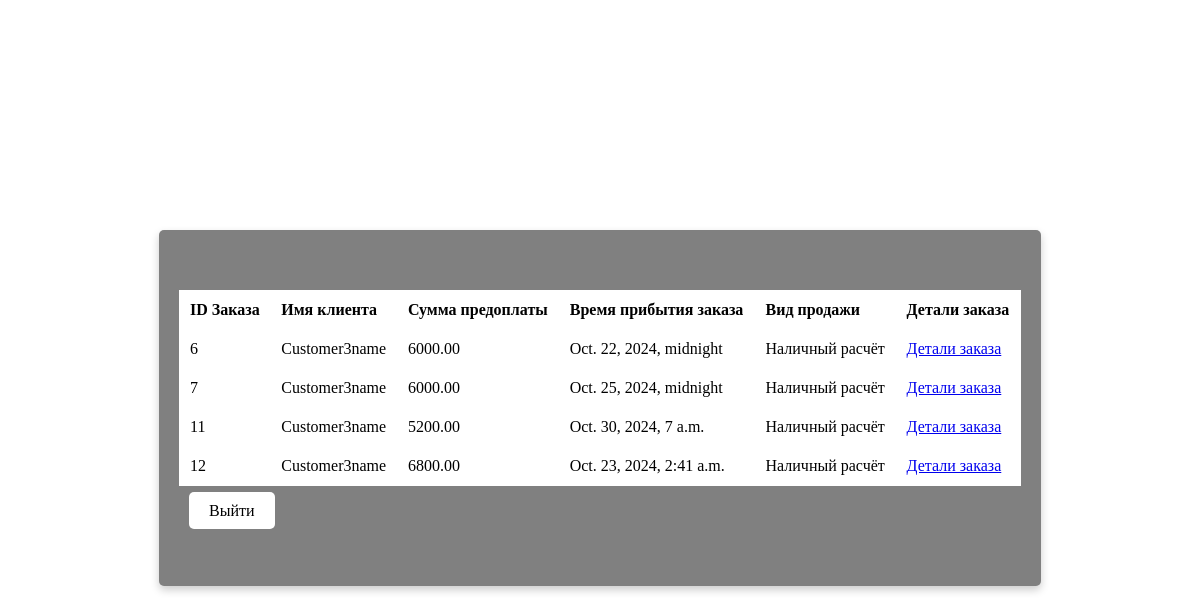
The page /main/ (signed in) on the database its author committed.
### main/models.py (models this page shows, shortened)
class OrderCust(models.Model):
    date = models.DateTimeField(default=datetime.now())
    customer = models.ForeignKey(to=User, on_delete=models.CASCADE, default=None)
    customer_name = models.CharField(max_length=100)
    customer_phone = models.CharField(max_length=20)
    car = models.CharField(max_length=100)
    prepayment = models.DecimalField(max_digits=10, decimal_places=2)
    delivery_time = models.DateTimeField()
    type_sale = models.CharField(default='Наличный расчёт', max_length=100)

### main/views.py (the view)
# urls.py: path('', include('main.urls', namespace='main'))
def main(request):
    user = request.user
    orders = OrderCust.objects.filter(customer=user)
    context = {'title': 'Главная',
               'staff': request.user.is_staff,
               'orders': orders,
               'user': user,
               }
    return render(request, 'main/main.html', context)

### main/templates/main/main.html (shortened to what this page needs)
{% extends 'main/base.html'%}
{% block content %}
<table id="order_table">
    <thead>
    <tr>
        <th>ID Заказа</th>
        <th>Имя клиента</th>
        <th>Сумма предоплаты</th>
        <th>Время прибытия заказа</th>
        <th>Вид продажи</th>
        <th>Детали заказа</th>
    </tr>
    </thead>
    <tbody>
    {% for order in orders %}
    <tr>
        <td>{{ order.id }}</td>
        <td>{{ order.customer_name }}</td>
        <td>{{ order.prepayment }}</td>
        <td>{{ order.delivery_time }}</td>
        <td>{{ order.type_sale }}</td>
        <td>
            <a href="{% url 'main:order_cust_type' order.id %}">Детали заказа</a>
        </td>
    </tr>
    {% endfor %}
    </tbody>
</table>
<p>
    <a href="{% url 'main:logout' %}" class="btn">Выйти</a>
</p>
{% endblock %}

### rows shown on the page
OrderCust: id "6", customer_name "Customer3name", prepayment "6000.00", delivery_time "Oct. 22, 2024, midnight", type_sale "Наличный расчёт"
OrderCust: id "7", customer_name "Customer3name", prepayment "6000.00", delivery_time "Oct. 25, 2024, midnight", type_sale "Наличный расчёт"
OrderCust: id "11", customer_name "Customer3name", prepayment "5200.00", delivery_time "Oct. 30, 2024, 7 a.m.", type_sale "Наличный расчёт"
OrderCust: id "12", customer_name "Customer3name", prepayment "6800.00", delivery_time "Oct. 23, 2024, 2:41 a.m.", type_sale "Наличный расчёт"
